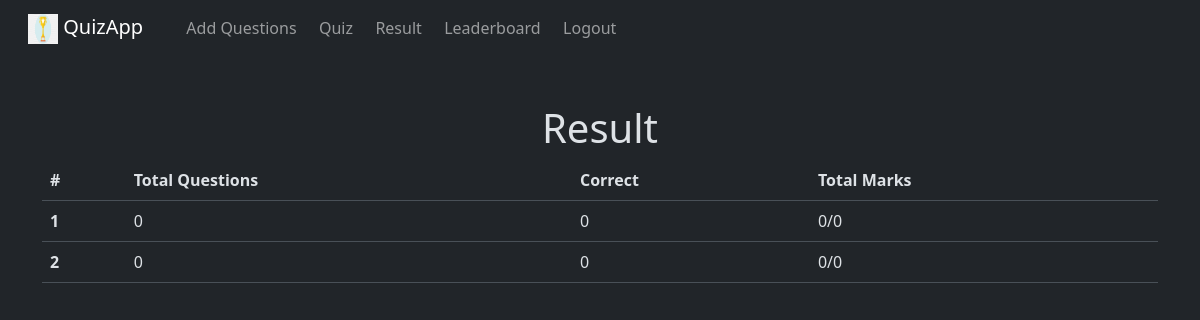
Before: /quiz/result/ (signed in) with the older database file.
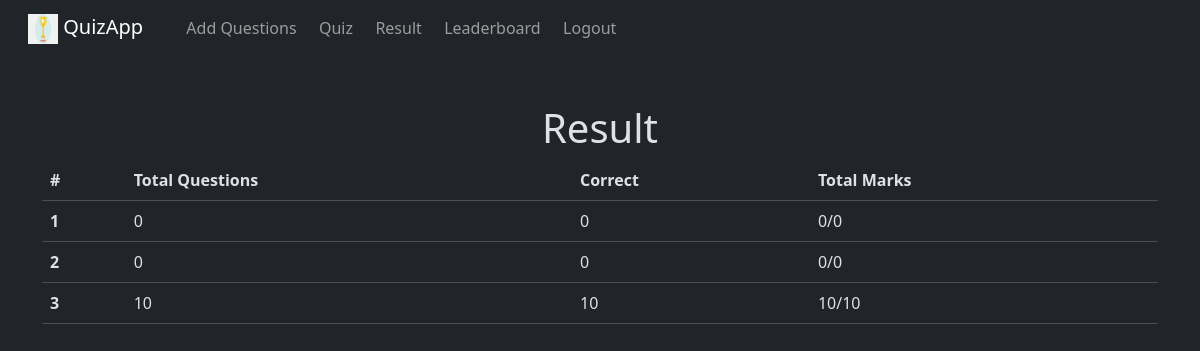
After: the same page with the newer database file.
### quiz/models.py (models this page shows, shortened)
class Mark(models.Model):
    total = models.IntegerField(blank=False)
    got = models.IntegerField(blank=False, default=0)
    user = models.ForeignKey(to=User, on_delete=models.SET_NULL, null=True)

### quiz/views.py (the view)
# urls.py: path("result/", views.Result.as_view(), name="result"),
@method_decorator(login_required, name="dispatch")
class Result(View):
    def get(self, request):
        results = Mark.objects.filter(user=request.user)
        return render(request, "quiz/result.html", {"results": results})

### quiz/templates/quiz/result.html (shortened to what this page needs)
{% extends 'layout.html' %}
{% block body %}
<div class="container mt-5 mb-5">
  <h1 class="text-center">
    Result
  </h1>
  <table class="table">
  <thead>
    <tr>
      <th scope="col">#</th>
      <th scope="col">Total Questions</th>
      <th scope="col">Correct</th>
      <th scope="col">Total Marks</th>
    </tr>
  </thead>
  <tbody>
    {% for result in results %}
    <tr>
      <th scope="row">{{ forloop.counter }}</th>
      <td>{{ result.total }}</td>
      <td>{{ result.got }}</td>
      <td>{{ result.got }}/{{ result.total }}</td>
    </tr>
    {% endfor %}
  </tbody>
</table>
</div>
{% endblock %}

Changed rows visible on the page:
added Mark: total "10", got "10"
